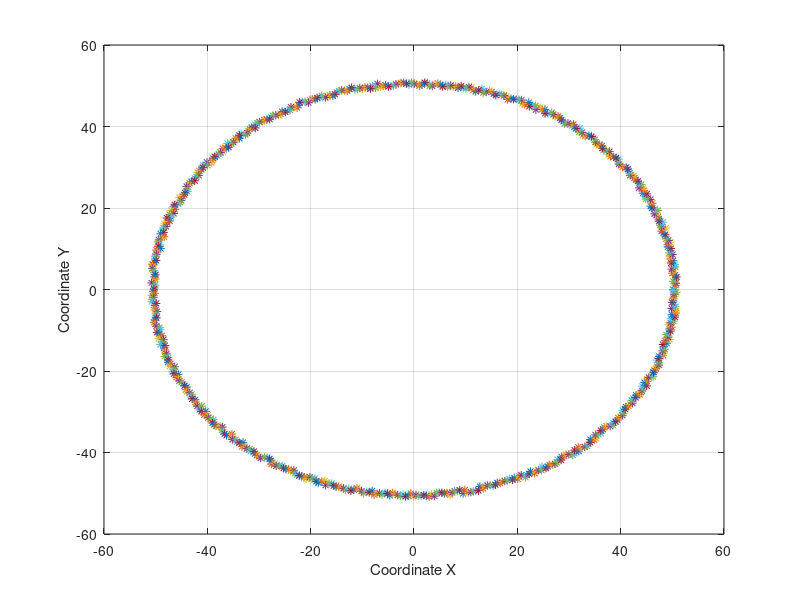

This figure's MATLAB source: (Note: this script raises an error after producing the figure.)
clear all
close all
clc

x_0 = 0;
y_0 = 0;
X = [];

for alpha = 0:0.01:2*pi
    r = rand + 50;

    x = x_0 + (r * cos(alpha));
    y = y_0 + (r * sin(alpha));

    r1 = rand * 10 + 150;
    X = [X; [x y]];
end

figure(1)
grid on;
hold on;
box on;
xlabel('Coordinate X');
ylabel('Coordinate Y');

for i = 1 : size(X, 1)
    plot(X(i, 1), X(i, 2),'*');
end

minpts = 20;
epsln = 5;

[clust_num, core_points] = dbscan(X, epsln, minpts, 'Distance', 'euclidean');

figure(2)
gscatter(X(:,1),X(:,2),clust_num);

figure(2)
grid on;
hold on;
box on;
xlabel('Coordinate X');
ylabel('Coordinate Y');
gscatter(X(:,1),X(:,2),clust_num);
